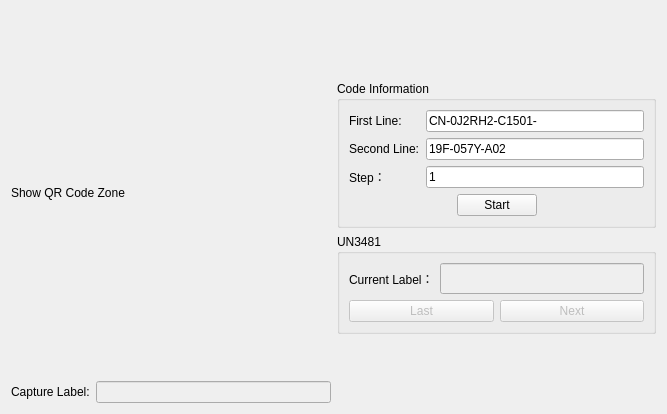
<?xml version="1.0" encoding="UTF-8"?>
<ui version="4.0">
 <class>Form</class>
 <widget class="QWidget" name="Form">
  <property name="geometry">
   <rect>
    <x>0</x>
    <y>0</y>
    <width>667</width>
    <height>414</height>
   </rect>
  </property>
  <property name="windowTitle">
   <string>Form</string>
  </property>
  <layout class="QGridLayout" name="gridLayout" columnminimumwidth="6,4">
   <item row="0" column="0">
    <layout class="QVBoxLayout" name="verticalLayout" stretch="8,2">
     <item>
      <widget class="QLabel" name="labelQr">
       <property name="text">
        <string>Show QR Code Zone</string>
       </property>
      </widget>
     </item>
     <item>
      <layout class="QHBoxLayout" name="horizontalLayout_3">
       <item>
        <widget class="QLabel" name="label_5">
         <property name="text">
          <string>Capture Label:</string>
         </property>
        </widget>
       </item>
       <item>
        <widget class="QLineEdit" name="lineEditCaptureLabel">
         <property name="enabled">
          <bool>false</bool>
         </property>
        </widget>
       </item>
      </layout>
     </item>
    </layout>
   </item>
   <item row="0" column="1">
    <layout class="QVBoxLayout" name="verticalLayout_3">
     <item>
      <layout class="QVBoxLayout" name="verticalLayout_2">
       <item>
        <spacer name="verticalSpacer">
         <property name="orientation">
          <enum>Qt::Vertical</enum>
         </property>
         <property name="sizeHint" stdset="0">
          <size>
           <width>20</width>
           <height>40</height>
          </size>
         </property>
        </spacer>
       </item>
      </layout>
     </item>
     <item>
      <widget class="QGroupBox" name="groupBox_2">
       <property name="maximumSize">
        <size>
         <width>16777215</width>
         <height>300</height>
        </size>
       </property>
       <property name="title">
        <string>Code Information</string>
       </property>
       <layout class="QGridLayout" name="gridLayout_3">
        <item row="0" column="0">
         <layout class="QFormLayout" name="formLayout_4">
          <item row="0" column="0">
           <widget class="QLabel" name="label_4">
            <property name="text">
             <string>First Line:</string>
            </property>
           </widget>
          </item>
          <item row="0" column="1">
           <widget class="QLineEdit" name="lineEditFirstLine">
            <property name="text">
             <string>CN-0J2RH2-C1501-</string>
            </property>
            <property name="placeholderText">
             <string/>
            </property>
           </widget>
          </item>
          <item row="1" column="0">
           <widget class="QLabel" name="label">
            <property name="text">
             <string>Second Line:</string>
            </property>
           </widget>
          </item>
          <item row="1" column="1">
           <widget class="QLineEdit" name="lineEditSecondLine">
            <property name="text">
             <string>19F-057Y-A02</string>
            </property>
           </widget>
          </item>
          <item row="2" column="0">
           <widget class="QLabel" name="label_7">
            <property name="text">
             <string>Step：</string>
            </property>
            <property name="alignment">
             <set>Qt::AlignCenter</set>
            </property>
           </widget>
          </item>
          <item row="2" column="1">
           <widget class="QLineEdit" name="lineEditStep">
            <property name="text">
             <string>1</string>
            </property>
            <property name="placeholderText">
             <string>hello</string>
            </property>
           </widget>
          </item>
         </layout>
        </item>
        <item row="1" column="0">
         <layout class="QHBoxLayout" name="horizontalLayout_4">
          <item>
           <spacer name="horizontalSpacer">
            <property name="orientation">
             <enum>Qt::Horizontal</enum>
            </property>
            <property name="sizeHint" stdset="0">
             <size>
              <width>40</width>
              <height>20</height>
             </size>
            </property>
           </spacer>
          </item>
          <item>
           <widget class="QPushButton" name="pushButtonStart">
            <property name="text">
             <string>Start</string>
            </property>
            <property name="autoDefault">
             <bool>false</bool>
            </property>
            <property name="default">
             <bool>false</bool>
            </property>
           </widget>
          </item>
          <item>
           <spacer name="horizontalSpacer_2">
            <property name="orientation">
             <enum>Qt::Horizontal</enum>
            </property>
            <property name="sizeHint" stdset="0">
             <size>
              <width>40</width>
              <height>20</height>
             </size>
            </property>
           </spacer>
          </item>
         </layout>
        </item>
       </layout>
      </widget>
     </item>
     <item>
      <widget class="QGroupBox" name="groupBox_3">
       <property name="title">
        <string>UN3481</string>
       </property>
       <layout class="QVBoxLayout" name="verticalLayout_5">
        <item>
         <layout class="QFormLayout" name="formLayout_2">
          <item row="0" column="0">
           <widget class="QLabel" name="label_2">
            <property name="text">
             <string>Current Label：</string>
            </property>
           </widget>
          </item>
          <item row="0" column="1">
           <widget class="QLineEdit" name="lineEditCurrentLabel">
            <property name="enabled">
             <bool>false</bool>
            </property>
            <property name="font">
             <font>
              <family>SimSun-ExtB</family>
              <pointsize>12</pointsize>
              <weight>50</weight>
              <bold>false</bold>
             </font>
            </property>
            <property name="text">
             <string/>
            </property>
           </widget>
          </item>
         </layout>
        </item>
        <item>
         <layout class="QHBoxLayout" name="horizontalLayout_2">
          <item>
           <widget class="QPushButton" name="pushButtonLast">
            <property name="enabled">
             <bool>false</bool>
            </property>
            <property name="text">
             <string>Last</string>
            </property>
           </widget>
          </item>
          <item>
           <widget class="QPushButton" name="pushButtonNext">
            <property name="enabled">
             <bool>false</bool>
            </property>
            <property name="text">
             <string>Next</string>
            </property>
           </widget>
          </item>
         </layout>
        </item>
       </layout>
      </widget>
     </item>
     <item>
      <layout class="QVBoxLayout" name="verticalLayout_6">
       <item>
        <spacer name="verticalSpacer_2">
         <property name="orientation">
          <enum>Qt::Vertical</enum>
         </property>
         <property name="sizeHint" stdset="0">
          <size>
           <width>20</width>
           <height>40</height>
          </size>
         </property>
        </spacer>
       </item>
      </layout>
     </item>
    </layout>
   </item>
  </layout>
 </widget>
 <resources/>
 <connections/>
</ui>
